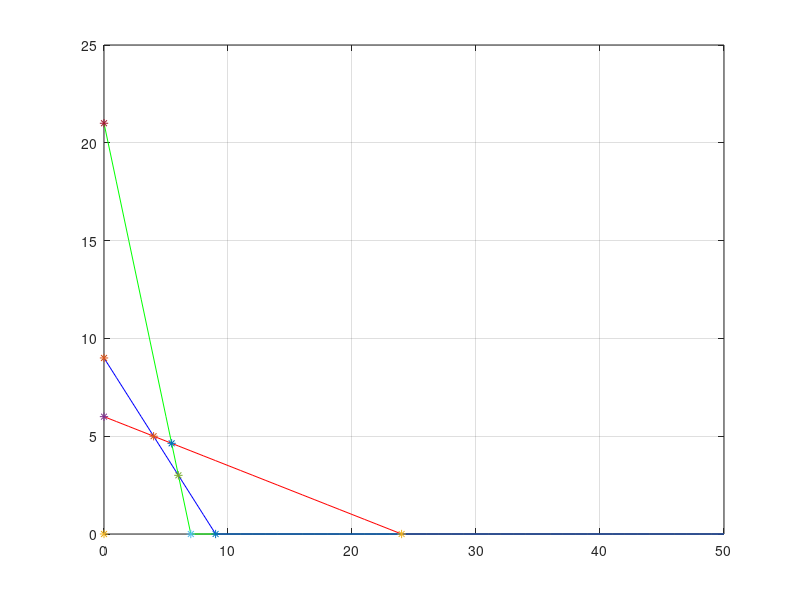

Write MATLAB code to recreate this figure.
%equations are x1+4x2=24,3x1+x2=21,x1+x2=9,x2>=0,x1>=0
A=[1,4;3,1;1,1;0,1;1,0];
B=[24;21;9;0;0];
x1=0:1:50; %0 to 50 integers with an interval of 1
x21=(B(1)-A(1,1)*x1)/A(1,2);% ye sari x2 ki hi values hain lekin 1st equation ki x21 second ki x22....
x22=(B(2)-A(2,1)*x1)/A(2,2);
x23=(B(3)-A(3,1)*x1)/A(3,2);
x21=max(x21,0);
x22=max(x22,0);
x23=max(x23,0);
plot(x1,x21,'r',x1,x22,'g',x1,x23,'b')
hold on
grid on
%till now we have plotted all the lines

P=[0;0]
index=0
m=length(A);% length(A) returns the length of the longer dimension of array A(row/column mein se jiska length zyada hoga wo return hoga)
for i=1:m
    for j=i+1:m
        asub=A([i,j],:)
        bsub=B([i,j])
        if(det(asub)~=0)
            x1=inv(asub)*bsub;
            plot(x1(1),x1(2),'*')%x1(1) aur x1(2) represent kr rhe hain  point of intersection between two lines .basically iss loop se hr 2 lines ka intersection point show ho jayega
            hold on%This command is used to retain the current plot while adding new plots to it. 
            P=[P,x1]%This line appends the new solution x1 to the matrix P. The matrix P is used to store all the intersection points found so far.
            index=index+1 %The variable index is incremented by 1. This variable is used to keep track of the number of intersection points found
            k(index,:)=x1 %entire row at the index-th position pe x1(intersection point) ko daal do
        end
    end
end
% ham basically wo points nikal rhe hain wo feasible region mein lie krte
% hai
pt = P'; % Transpose of matrix P
number = length(P); % Number of solutions found during the loop
index_feasible = 0; % Counter for feasible solutions
m = size(A); % Size of matrix A
asub = A([1:m-2],:); % Submatrix of A excluding the last two rows
bsub = B([1:m-2]); % Submatrix of B excluding the last two rows
for i=1:number
    if(pt(i,:)>=0)% we are checking that ki points positive hai na
        pt1=pt(i,:)
        pt1=pt1'
        if(asub*pt1-bsub<=0)% we are checking ki contraints satisfied hai na
            index_feasible=index_feasible+1;
            feasible(:,index_feasible)=pt1;%It's specifying that the new feasible solution should be added as a column in the feasible matrix
        end
    end
end
c=[2,5];
z=c*feasible;
maxima=max(z);%Finds the maximum objective function value among the feasible solutions.
index_pnts = find(z == maxima);% Finds the indices of the solutions that achieve the maximum objective function value.
optsol = feasible(:,index_pnts)% Extracts the optimal solution(s) corresponding to the maximum objective function value.
zopt = maxima% Stores the maximum objective function value in the variable zopt.

